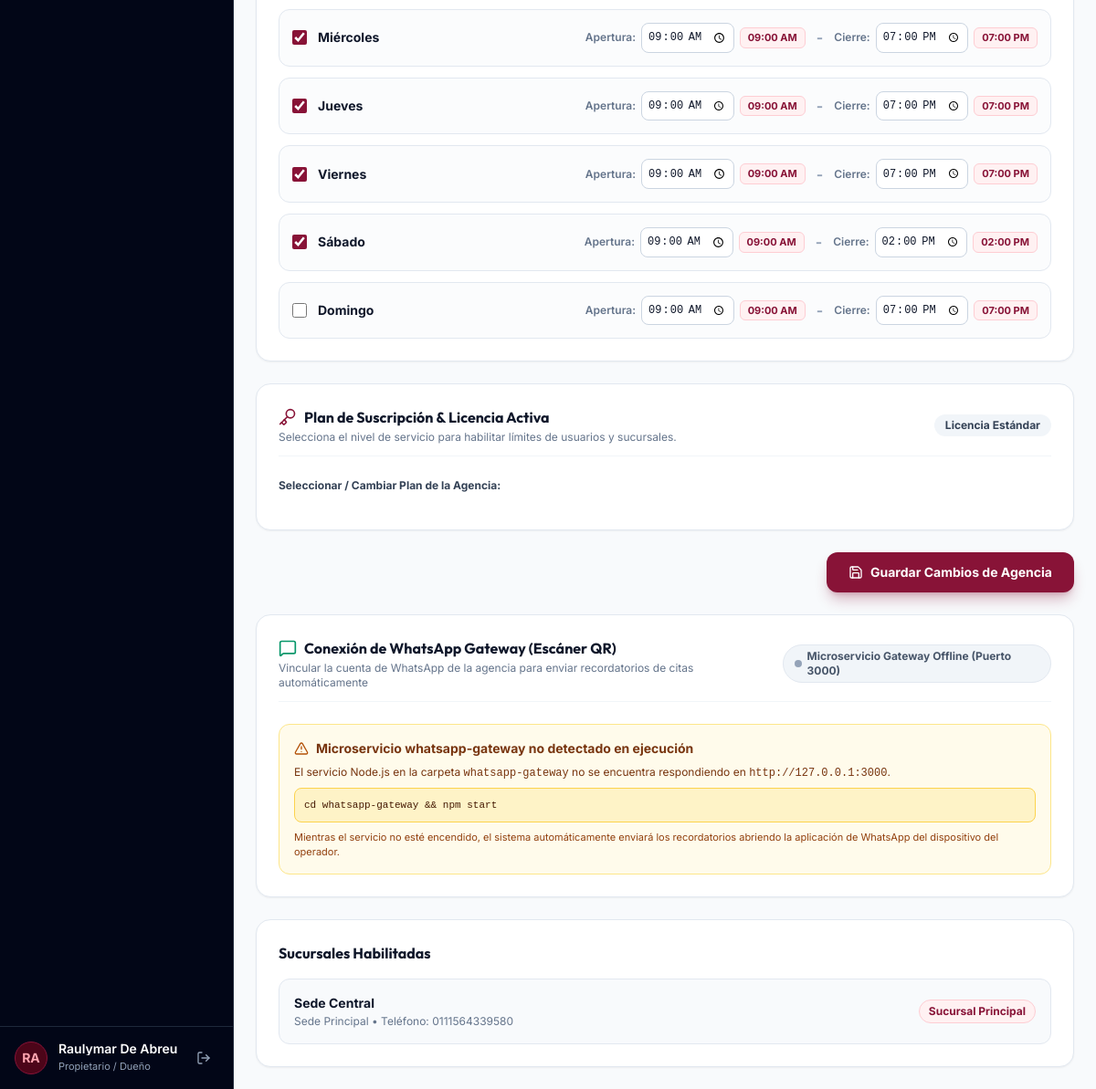
/business/config/ (signed in, lower part), run on an earlier commit of the app's database.
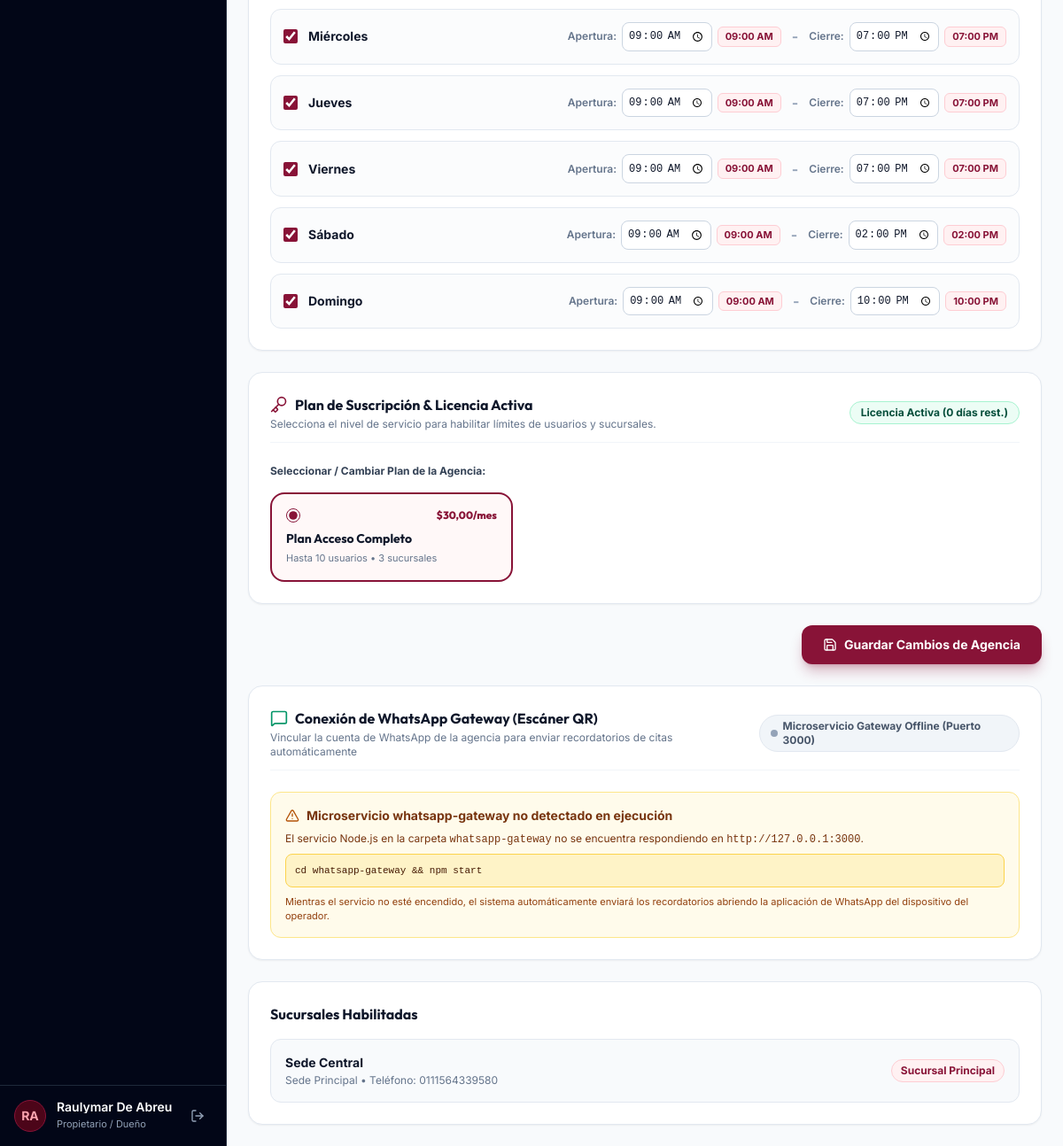
And on a later commit of the database.
### apps/business/models.py (models this page shows, shortened)
class Branch(TimeStampedModel):
    business = models.ForeignKey(Business, on_delete=models.CASCADE, related_name="branches")
    name = models.CharField(max_length=150, verbose_name="Nombre de Sucursal")
    address = models.CharField(max_length=255, verbose_name="Dirección")
    phone = models.CharField(max_length=50, blank=True, null=True)
    is_main = models.BooleanField(default=False, verbose_name="Sucursal Principal")

### apps/superadmin/models.py (models this page shows, shortened)
class BusinessSubscription(TimeStampedModel):
    STATUS_CHOICES = [
        ('ACTIVE', 'Licencia Activa'),
        ('TRIAL', 'En Período de Prueba'),
        ('EXPIRED', 'Licencia Vencida'),
        ('SUSPENDED', 'Cuenta Suspendida'),
    ]
    business = models.OneToOneField(Business, on_delete=models.CASCADE, related_name="subscription", verbose_name="Agencia / Negocio")
    plan = models.ForeignKey(SubscriptionPlan, on_delete=models.SET_NULL, null=True, blank=True, related_name="subscriptions", verbose_name="Plan Contratado")
    status = models.CharField(max_length=20, choices=STATUS_CHOICES, default='TRIAL', verbose_name="Estado de Licencia")
    license_key = models.UUIDField(default=uuid.uuid4, unique=True, editable=False, verbose_name="Clave Token de Licencia")
    start_date = models.DateField(default=timezone.now, verbose_name="Fecha de Inicio")
    expiration_date = models.DateField(verbose_name="Fecha de Expiración")
    auto_renew = models.BooleanField(default=True, verbose_name="Renovación Automática")
    notes = models.TextField(blank=True, null=True, verbose_name="Notas Internas de Administración")
    class Meta:
        verbose_name = "Suscripción de Agencia"
        verbose_name_plural = "Suscripciones de Agencias"
    @property
    def days_remaining(self):
        if not self.expiration_date:
            return 0
        diff = (self.expiration_date - timezone.now().date()).days
        return max(0, diff)

class SubscriptionPlan(TimeStampedModel):
    PLAN_CODE_CHOICES = [
        ('STARTER', 'Plan Inicial (Starter)'),
        ('PRO', 'Plan Profesional (Pro)'),
        ('ENTERPRISE', 'Plan Corporativo (Enterprise)'),
    ]
    name = models.CharField(max_length=100, verbose_name="Nombre del Plan")
    code = models.CharField(max_length=50, choices=PLAN_CODE_CHOICES, unique=True, verbose_name="Código de Plan")
    monthly_price = models.DecimalField(max_digits=10, decimal_places=2, default=Decimal('29.00'), verbose_name="Precio Mensual ($)")
    annual_price = models.DecimalField(max_digits=10, decimal_places=2, default=Decimal('290.00'), verbose_name="Precio Anual ($)")
    max_users = models.IntegerField(default=5, verbose_name="Límite de Usuarios")
    max_branches = models.IntegerField(default=2, verbose_name="Límite de Sucursales")
    included_modules = models.JSONField(default=list, blank=True, verbose_name="Módulos Incluidos")
    show_on_landing = models.BooleanField(default=True, verbose_name="Mostrar en Landing Page / Index")
    is_active = models.BooleanField(default=True, verbose_name="Plan Activo")
    class Meta:
        verbose_name = "Plan de Suscripción"
        verbose_name_plural = "Planes de Suscripción"

### apps/business/views.py (the view, shortened to what this page needs)
# urls.py: path('config/', views.business_config_view, name='business_config'),
@login_required(login_url='login')
@ensure_csrf_cookie
def business_config_view(request):
    business = getattr(request, 'current_business', None)
    if not business and hasattr(request.user, 'business') and request.user.business:
        business = request.user.business
    if not business:
        business = Business.objects.first()
    branches = Branch.objects.filter(business=business) if business else []
    payment_methods = PaymentMethodConfig.objects.filter(business=business) if business else []
    from apps.superadmin.models import SubscriptionPlan, BusinessSubscription
    subscription = getattr(business, 'subscription', None) if business else None
    available_plans = SubscriptionPlan.objects.filter(is_active=True)
    primary_staff = StaffMember.objects.filter(business=business).first() if business else None
    schedules = []
    days_label = ['Lunes', 'Martes', 'Miércoles', 'Jueves', 'Viernes', 'Sábado', 'Domingo']
    if primary_staff:
        existing_schedules = {s.day_of_week: s for s in WorkSchedule.objects.filter(staff=primary_staff)}
        for day_code in range(7):
            sched = existing_schedules.get(day_code)
            default_start = "09:00"
            default_end = "14:00" if day_code == 5 else "19:00"
            default_active = (day_code < 6)
            start_val = default_start
            end_val = default_end
            is_active = default_active
            if sched:
                is_active = sched.is_working_day
                start_val = sched.start_time.strftime('%H:%M') if hasattr(sched.start_time, 'strftime') else str(sched.start_time)[:5]
                end_val = sched.end_time.strftime('%H:%M') if hasattr(sched.end_time, 'strftime') else str(sched.end_time)[:5]
            def to_12h(t_str):
                try:
                    parts = t_str.split(':')
                    h, m = int(parts[0]), int(parts[1])
                    ampm = 'PM' if h >= 12 else 'AM'
                    h12 = h % 12 or 12
                    return f"{h12:02d}:{m:02d} {ampm}"
                except Exception:
                    return t_str
            schedules.append({
                'day_code': day_code,
                'day_name': days_label[day_code],
                'is_working_day': is_active,
                'start_time': start_val,
                'end_time': end_val,
                'start_12h': to_12h(start_val),
                'end_12h': to_12h(end_val),
            })
    all_modules = [
        {'code': 'crm', 'name': 'CRM & Clientes', 'icon': 'users'},
        {'code': 'agenda', 'name': 'Agenda & Citas', 'icon': 'calendar'},
        {'code': 'booking', 'name': 'Portal Reservas 24/7', 'icon': 'globe'},
        {'code': 'invoicing', 'name': 'Facturación & Gastos', 'icon': 'file-text'},
        {'code': 'pos', 'name': 'Ventas POS & Caja', 'icon': 'shopping-bag'},
        {'code': 'inventory', 'name': 'Inventario & Stock', 'icon': 'package'},
        {'code': 'commissions', 'name': 'Comisiones de Equipo', 'icon': 'dollar-sign'},
        {'code': 'ai_engine', 'name': 'IA & Automatización', 'icon': 'sparkles'},
        {'code': 'marketing', 'name': 'Marketing & Promociones', 'icon': 'tag'},
    ]
    session_user = str(business.id) if business else "default"
    gw_status = {'online': False, 'status': 'offline'}
    try:
        url = f"http://127.0.0.1:3000/status?user={session_user}"
        req = urllib.request.Request(url, headers={'User-Agent': 'Django-RauDieOS'})
        with urllib.request.urlopen(req, timeout=2) as resp:
            data = json.loads(resp.read().decode('utf-8'))
            gw_status = {'online': True, 'status': data.get('status', 'disconnected')}
    except Exception:
        gw_status = {'online': False, 'status': 'offline'}
    return render(request, 'business/config.html', {
        'business': business,
        'branches': branches,
        'payment_methods': payment_methods,
        'all_modules': all_modules,
        'schedules': schedules,
        'subscription': subscription,
        'available_plans': available_plans,
        'business_types': Business.BUSINESS_TYPE_CHOICES,
        'time_format_choices': getattr(Business, 'TIME_FORMAT_CHOICES', [('12h', '12 Horas'), ('24h', '24 Horas')]),
        'gw_status': gw_status,
    })

### apps/business/context_processors.py (called while the page is built)
def business_context(request):
    business = None
    if request.user.is_authenticated and hasattr(request.user, 'business') and request.user.business:
        business = request.user.business
    else:
        business = Business.objects.first()
    all_module_keys = ['crm', 'agenda', 'booking', 'invoicing', 'pos', 'inventory', 'commissions', 'ai_engine', 'marketing']
    modules_enabled = {}
    if business:
        enabled_list = business.enabled_modules or all_module_keys
        for key in all_module_keys:
            modules_enabled[key] = (key in enabled_list) if enabled_list else True
    else:
        for key in all_module_keys:
            modules_enabled[key] = True
    return {
        'current_business': business,
        'modules_enabled': modules_enabled,
        'business_type_display': business.get_business_type_display() if business else 'Agencia'
    }

### templates/business/config.html (shortened to what the changed rows need)
{% extends 'base.html' %}
{% block content %}
<div class="space-y-6 max-w-5xl mx-auto">
    <form method="POST" action="{% url 'business_config' %}" class="space-y-6">
        <div class="glass-card bg-white p-6 rounded-2xl space-y-6 border border-slate-200 shadow-sm">
            <div class="space-y-3">
                {% for sched in schedules %}
                <div class="p-3.5 rounded-xl border border-slate-200 bg-slate-50/50 flex flex-col sm:flex-row items-start sm:items-center justify-between gap-3 hover:bg-slate-50 transition">
                    <div class="flex items-center gap-3 min-w-[140px]">
                        <input type="checkbox" name="schedule_active_{{ sched.day_code }}" id="day_active_{{ sched.day_code }}" {% if sched.is_working_day %}checked{% endif %} class="w-4 h-4 accent-rose-900 rounded border-slate-300 cursor-pointer">
                        <label for="day_active_{{ sched.day_code }}" class="text-sm font-bold text-slate-900 cursor-pointer">
                            {{ sched.day_name }}
                        </label>
                    </div>
                    <div class="flex items-center gap-3 w-full sm:w-auto">
                        <div class="flex items-center gap-1.5 w-full sm:w-auto">
                            <span class="text-xs font-semibold text-slate-500">Apertura:</span>
                            <input type="time" name="schedule_start_{{ sched.day_code }}" value="{{ sched.start_time }}" class="bg-white border border-slate-300 text-slate-900 rounded-lg p-1.5 text-xs font-mono focus:outline-none focus:border-rose-900 transition">
                            {% if business.time_format == '12h' or not business.time_format %}
                            <span class="text-[11px] font-bold text-rose-900 bg-rose-50 px-2 py-0.5 rounded-md border border-rose-200 shrink-0">{{ sched.start_12h }}</span>
                            {% endif %}
                        </div>
                        <span class="text-slate-400 font-bold">-</span>
                        <div class="flex items-center gap-1.5 w-full sm:w-auto">
                            <span class="text-xs font-semibold text-slate-500">Cierre:</span>
                            <input type="time" name="schedule_end_{{ sched.day_code }}" value="{{ sched.end_time }}" class="bg-white border border-slate-300 text-slate-900 rounded-lg p-1.5 text-xs font-mono focus:outline-none focus:border-rose-900 transition">
                            {% if business.time_format == '12h' or not business.time_format %}
                            <span class="text-[11px] font-bold text-rose-900 bg-rose-50 px-2 py-0.5 rounded-md border border-rose-200 shrink-0">{{ sched.end_12h }}</span>
                            {% endif %}
                        </div>
                    </div>
                </div>
                {% endfor %}
            </div>
        </div>
        <div class="glass-card bg-white p-6 rounded-2xl space-y-6 border border-slate-200 shadow-sm">
            <div class="flex items-center justify-between border-b border-slate-100 pb-3">
                <div>
                    <h3 class="font-bold text-slate-900 text-base font-display flex items-center gap-2">
                    </h3>
                    <p class="text-xs text-slate-500 mt-0.5">Selecciona el nivel de servicio para habilitar límites de usuarios y sucursales.</p>
                </div>
                {% if subscription %}
                <span class="px-3 py-1 rounded-full text-xs font-bold {% if subscription.status == 'ACTIVE' %}bg-emerald-50 text-emerald-900 border border-emerald-200{% elif subscription.status == 'TRIAL' %}bg-amber-50 text-amber-900 border border-amber-200{% else %}bg-rose-50 text-rose-900 border border-rose-200{% endif %}">
                    {{ subscription.get_status_display }} ({{ subscription.days_remaining }} días rest.)
                </span>
                {% else %}
                <span class="px-3 py-1 rounded-full text-xs font-bold bg-slate-100 text-slate-700">Licencia Estándar</span>
                {% endif %}
            </div>
            <div class="space-y-4">
                <div class="grid grid-cols-1 md:grid-cols-3 gap-3">
                    {% for plan in available_plans %}
                    <label class="relative flex flex-col p-4 rounded-2xl border-2 cursor-pointer transition {% if subscription and subscription.plan.id == plan.id %}border-rose-900 bg-rose-50/50 shadow-sm{% else %}border-slate-200 bg-slate-50/50 hover:border-slate-300{% endif %}">
                        <div class="flex items-center justify-between mb-2">
                            <input type="radio" name="selected_plan_id" value="{{ plan.id }}" {% if subscription and subscription.plan.id == plan.id %}checked{% endif %} class="w-4 h-4 accent-rose-900">
                            <span class="text-xs font-extrabold text-rose-900 font-display">${{ plan.monthly_price }}/mes</span>
                        </div>
                        <span class="font-bold text-slate-900 text-sm font-display">{{ plan.name }}</span>
                        <span class="text-[11px] text-slate-500 mt-1">Hasta {{ plan.max_users }} usuarios • {{ plan.max_branches }} sucursal{% if plan.max_branches > 1 %}es{% endif %}</span>
                    </label>
                    {% endfor %}
                </div>
            </div>
        </div>
    </form>
    <div class="glass-card bg-white p-6 rounded-2xl border border-slate-200 shadow-sm space-y-4">
        <div class="space-y-3">
            {% for branch in branches %}
            <div class="p-4 rounded-xl bg-slate-50 border border-slate-200 flex items-center justify-between">
                <div>
                    <h4 class="font-bold text-slate-900 text-sm">{{ branch.name }}</h4>
                    <p class="text-xs text-slate-500 mt-0.5">{{ branch.address }} • Teléfono: {{ branch.phone }}</p>
                </div>
                {% if branch.is_main %}
                <span class="px-2.5 py-1 rounded-full text-xs font-bold bg-rose-50 text-rose-900 border border-rose-200">Sucursal Principal</span>
                {% endif %}
            </div>
            {% endfor %}
        </div>
    </div>
</div>
{% endblock %}

What changed in the data, as far as the page shows it:
added BusinessSubscription: status "Licencia Activa", days_remaining "0"
added SubscriptionPlan: selected_plan_id "☑ $30,00/mes Plan Acceso Complet", monthly_price "30,00", name "Plan Acceso Completo", max_users "10", max_branches "3"
Also different on the page:
new list line: "☑ Domingo Apertura: 09:00 09:00 AM - Cierre: 22:00 10:00 PM"
text no longer shown: "Licencia Estándar"
text now shown: "( días rest.)"
list line gone: "☐ Domingo Apertura: 09:00 09:00 AM - Cierre: 19:00 07:00 PM"
